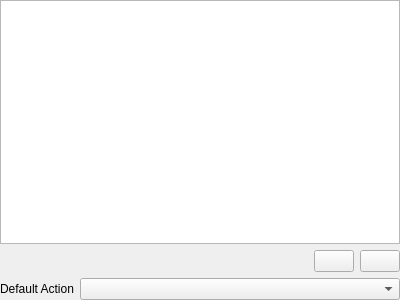
<?xml version="1.0" encoding="UTF-8"?>
<ui version="4.0">
 <class>EquitWebServer::MimeActionsWidget</class>
 <widget class="QWidget" name="EquitWebServer::MimeActionsWidget">
  <property name="geometry">
   <rect>
    <x>0</x>
    <y>0</y>
    <width>400</width>
    <height>300</height>
   </rect>
  </property>
  <property name="windowTitle">
   <string>Form</string>
  </property>
  <layout class="QVBoxLayout" name="mainLayout">
   <property name="leftMargin">
    <number>0</number>
   </property>
   <property name="topMargin">
    <number>0</number>
   </property>
   <property name="rightMargin">
    <number>0</number>
   </property>
   <property name="bottomMargin">
    <number>0</number>
   </property>
   <item>
    <widget class="QTreeView" name="actions">
     <property name="verticalScrollMode">
      <enum>QAbstractItemView::ScrollPerPixel</enum>
     </property>
     <property name="rootIsDecorated">
      <bool>false</bool>
     </property>
     <property name="uniformRowHeights">
      <bool>true</bool>
     </property>
     <property name="expandsOnDoubleClick">
      <bool>false</bool>
     </property>
    </widget>
   </item>
   <item>
    <layout class="QHBoxLayout" name="buttonLayout">
     <item>
      <spacer name="buttonSpacer">
       <property name="orientation">
        <enum>Qt::Horizontal</enum>
       </property>
       <property name="sizeHint" stdset="0">
        <size>
         <width>40</width>
         <height>20</height>
        </size>
       </property>
      </spacer>
     </item>
     <item>
      <widget class="QPushButton" name="add">
       <property name="text">
        <string/>
       </property>
       <property name="icon">
        <iconset theme="list-add" resource="../resources/resources.qrc">
         <normaloff>:/icons/buttons/addextensionmimetype</normaloff>:/icons/buttons/addextensionmimetype</iconset>
       </property>
      </widget>
     </item>
     <item>
      <widget class="QPushButton" name="remove">
       <property name="text">
        <string/>
       </property>
       <property name="icon">
        <iconset theme="list-remove">
         <normaloff>.</normaloff>.</iconset>
       </property>
      </widget>
     </item>
    </layout>
   </item>
   <item>
    <layout class="QHBoxLayout" name="defaultActionLayout" stretch="0,1">
     <item>
      <widget class="QLabel" name="defaultActionLabel">
       <property name="text">
        <string>Default Action</string>
       </property>
      </widget>
     </item>
     <item>
      <widget class="EquitWebServer::WebServerActionCombo" name="defaultAction"/>
     </item>
    </layout>
   </item>
  </layout>
 </widget>
 <customwidgets>
  <customwidget>
   <class>EquitWebServer::WebServerActionCombo</class>
   <extends>QComboBox</extends>
   <header>src/webserveractioncombo.h</header>
  </customwidget>
 </customwidgets>
 <resources>
  <include location="../resources/resources.qrc"/>
 </resources>
 <connections/>
</ui>
